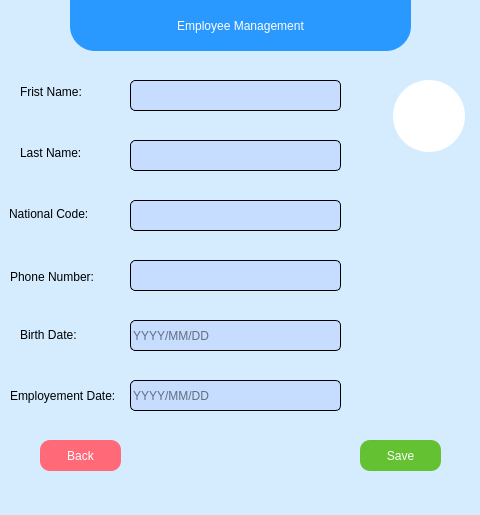
<?xml version="1.0" encoding="UTF-8"?>
<ui version="4.0">
 <class>MainWindow</class>
 <widget class="QMainWindow" name="MainWindow">
  <property name="geometry">
   <rect>
    <x>0</x>
    <y>0</y>
    <width>480</width>
    <height>515</height>
   </rect>
  </property>
  <property name="windowTitle">
   <string>Add to employees</string>
  </property>
  <property name="windowIcon">
   <iconset>
    <normaloff>img/employee.png</normaloff>img/employee.png</iconset>
  </property>
  <property name="styleSheet">
   <string notr="true">background-color: rgb(213, 236, 255);</string>
  </property>
  <widget class="QWidget" name="centralwidget">
   <widget class="QLabel" name="label">
    <property name="geometry">
     <rect>
      <x>70</x>
      <y>0</y>
      <width>341</width>
      <height>51</height>
     </rect>
    </property>
    <property name="styleSheet">
     <string notr="true">color: rgb(255, 255, 255);
background-color: rgb(41, 152, 255);
font: 700 italic 20pt &quot;Segoe UI&quot;;
border-bottom-left-radius: 25%;
border-bottom-right-radius: 25%;</string>
    </property>
    <property name="text">
     <string>Employee Management</string>
    </property>
    <property name="alignment">
     <set>Qt::AlignCenter</set>
    </property>
   </widget>
   <widget class="QLabel" name="label_2">
    <property name="geometry">
     <rect>
      <x>20</x>
      <y>82</y>
      <width>81</width>
      <height>20</height>
     </rect>
    </property>
    <property name="styleSheet">
     <string notr="true">font: 700 11pt &quot;Segoe UI&quot;;</string>
    </property>
    <property name="text">
     <string>Frist Name:</string>
    </property>
   </widget>
   <widget class="QLabel" name="label_3">
    <property name="geometry">
     <rect>
      <x>20</x>
      <y>143</y>
      <width>81</width>
      <height>20</height>
     </rect>
    </property>
    <property name="styleSheet">
     <string notr="true">font: 700 11pt &quot;Segoe UI&quot;;</string>
    </property>
    <property name="text">
     <string>Last Name:</string>
    </property>
   </widget>
   <widget class="QLabel" name="label_5">
    <property name="geometry">
     <rect>
      <x>9</x>
      <y>204</y>
      <width>111</width>
      <height>20</height>
     </rect>
    </property>
    <property name="styleSheet">
     <string notr="true">font: 700 11pt &quot;Segoe UI&quot;;</string>
    </property>
    <property name="text">
     <string>National Code:</string>
    </property>
   </widget>
   <widget class="QLabel" name="label_6">
    <property name="geometry">
     <rect>
      <x>20</x>
      <y>327</y>
      <width>81</width>
      <height>16</height>
     </rect>
    </property>
    <property name="styleSheet">
     <string notr="true">font: 700 11pt &quot;Segoe UI&quot;;</string>
    </property>
    <property name="text">
     <string>Birth Date:</string>
    </property>
   </widget>
   <widget class="QLineEdit" name="frist_name">
    <property name="geometry">
     <rect>
      <x>130</x>
      <y>80</y>
      <width>211</width>
      <height>31</height>
     </rect>
    </property>
    <property name="styleSheet">
     <string notr="true">font: 700 11pt &quot;Segoe UI&quot;;
 border: 1px solid black;
border-radius:5px;
background-color: rgb(198, 221, 255);</string>
    </property>
   </widget>
   <widget class="QLineEdit" name="last_name">
    <property name="geometry">
     <rect>
      <x>130</x>
      <y>140</y>
      <width>211</width>
      <height>31</height>
     </rect>
    </property>
    <property name="styleSheet">
     <string notr="true">font: 700 11pt &quot;Segoe UI&quot;;
 border: 1px solid black;
border-radius:5px;
background-color: rgb(198, 221, 255);</string>
    </property>
   </widget>
   <widget class="QLineEdit" name="nation_code">
    <property name="geometry">
     <rect>
      <x>130</x>
      <y>200</y>
      <width>211</width>
      <height>31</height>
     </rect>
    </property>
    <property name="styleSheet">
     <string notr="true">font: 700 11pt &quot;Segoe UI&quot;;
 border: 1px solid black;
border-radius:5px;
background-color: rgb(198, 221, 255);</string>
    </property>
    <property name="placeholderText">
     <string/>
    </property>
   </widget>
   <widget class="QPushButton" name="added">
    <property name="geometry">
     <rect>
      <x>360</x>
      <y>440</y>
      <width>81</width>
      <height>31</height>
     </rect>
    </property>
    <property name="styleSheet">
     <string notr="true">QPushButton{
font: 700 12pt &quot;Segoe UI&quot;;
border-radius:10%;
background-color:#63c132;
color: rgb(255, 255, 255);
}
QPushButton:pressed{
	background-color: rgb(81, 157, 41);
}
</string>
    </property>
    <property name="text">
     <string>Save</string>
    </property>
   </widget>
   <widget class="QPushButton" name="back">
    <property name="geometry">
     <rect>
      <x>40</x>
      <y>440</y>
      <width>81</width>
      <height>31</height>
     </rect>
    </property>
    <property name="styleSheet">
     <string notr="true">QPushButton{
font: 700 12pt &quot;Segoe UI&quot;;
border-radius:10%;
background-color:#ff6978;
color: rgb(255, 255, 255);
}
QPushButton:pressed{
	background-color: rgb(227, 93, 107);
}
</string>
    </property>
    <property name="text">
     <string>Back</string>
    </property>
   </widget>
   <widget class="QLineEdit" name="date_birth">
    <property name="geometry">
     <rect>
      <x>130</x>
      <y>320</y>
      <width>211</width>
      <height>31</height>
     </rect>
    </property>
    <property name="styleSheet">
     <string notr="true">font: 700 11pt &quot;Segoe UI&quot;;
 border: 1px solid black;
border-radius:5px;
background-color: rgb(198, 221, 255);</string>
    </property>
    <property name="placeholderText">
     <string>YYYY/MM/DD</string>
    </property>
   </widget>
   <widget class="QLineEdit" name="date_employment">
    <property name="geometry">
     <rect>
      <x>130</x>
      <y>380</y>
      <width>211</width>
      <height>31</height>
     </rect>
    </property>
    <property name="styleSheet">
     <string notr="true">font: 700 11pt &quot;Segoe UI&quot;;
 border: 1px solid black;
border-radius:5px;
background-color: rgb(198, 221, 255);</string>
    </property>
    <property name="placeholderText">
     <string>YYYY/MM/DD</string>
    </property>
   </widget>
   <widget class="QLabel" name="label_7">
    <property name="geometry">
     <rect>
      <x>10</x>
      <y>388</y>
      <width>111</width>
      <height>16</height>
     </rect>
    </property>
    <property name="styleSheet">
     <string notr="true">font: 700 9pt &quot;Segoe UI&quot;;</string>
    </property>
    <property name="text">
     <string>Employement Date:</string>
    </property>
   </widget>
   <widget class="QLabel" name="label_image">
    <property name="geometry">
     <rect>
      <x>393</x>
      <y>80</y>
      <width>72</width>
      <height>72</height>
     </rect>
    </property>
    <property name="styleSheet">
     <string notr="true">background-color: rgb(255, 255, 255);
border-radius:36%;</string>
    </property>
    <property name="text">
     <string/>
    </property>
   </widget>
   <widget class="QLineEdit" name="phone">
    <property name="geometry">
     <rect>
      <x>130</x>
      <y>260</y>
      <width>211</width>
      <height>31</height>
     </rect>
    </property>
    <property name="styleSheet">
     <string notr="true">font: 700 11pt &quot;Segoe UI&quot;;
 border: 1px solid black;
border-radius:5px;
background-color: rgb(198, 221, 255);</string>
    </property>
    <property name="placeholderText">
     <string/>
    </property>
   </widget>
   <widget class="QLabel" name="label_8">
    <property name="geometry">
     <rect>
      <x>10</x>
      <y>269</y>
      <width>111</width>
      <height>16</height>
     </rect>
    </property>
    <property name="styleSheet">
     <string notr="true">font: 700 11pt &quot;Segoe UI&quot;;</string>
    </property>
    <property name="text">
     <string>Phone Number:</string>
    </property>
   </widget>
   <widget class="QPushButton" name="btn_webcam">
    <property name="geometry">
     <rect>
      <x>394</x>
      <y>180</y>
      <width>71</width>
      <height>41</height>
     </rect>
    </property>
    <property name="styleSheet">
     <string notr="true">QPushButton{
font: 700 10pt &quot;Segoe UI&quot;;
color: rgb(255, 255, 255);
border-radius: 25%;
}</string>
    </property>
    <property name="text">
     <string/>
    </property>
    <property name="icon">
     <iconset>
      <normaloff>img/webcam.png</normaloff>img/webcam.png</iconset>
    </property>
    <property name="iconSize">
     <size>
      <width>32</width>
      <height>32</height>
     </size>
    </property>
   </widget>
  </widget>
  <widget class="QMenuBar" name="menubar">
   <property name="geometry">
    <rect>
     <x>0</x>
     <y>0</y>
     <width>480</width>
     <height>22</height>
    </rect>
   </property>
   <property name="styleSheet">
    <string notr="true">background-color: rgb(198, 221, 255);</string>
   </property>
  </widget>
  <widget class="QStatusBar" name="statusbar"/>
 </widget>
 <resources/>
 <connections/>
</ui>
